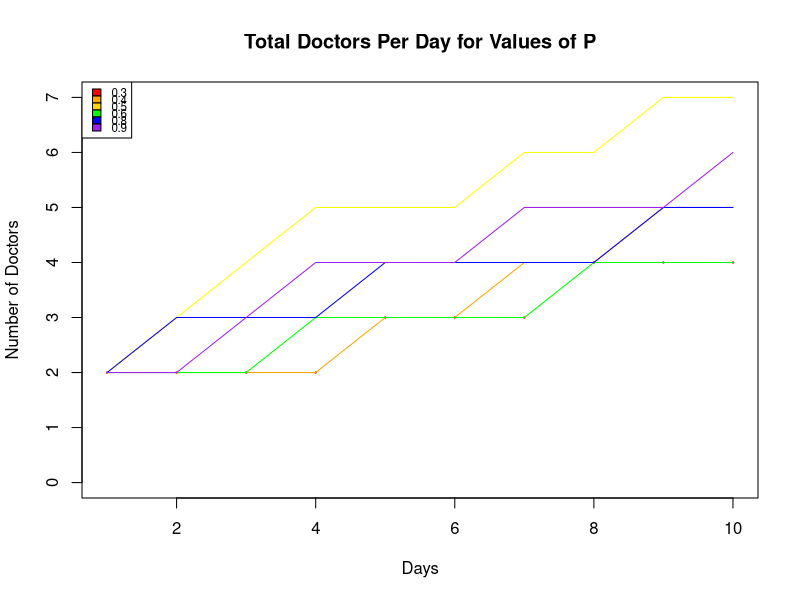

The R script that drew this image:
# Homework 6
# Stat 133, Lec 2, Spring 2015
# Due : Friday March 20th by 5 pm

# Review the slides on simulations for this assignment.

# Consider the following model on use of a new drug:
# We have a population of doctors, population size : <n.doctors>
# Every doctor has either adopted the use of a new drug, or not (0/1 status)
# Now write a function that runs a simulation for a period of :
# <n.days> where
# - every day exactly two _random_ doctors meet
# - if one has adopted but the other one has not then the
#   holdout adopts the use of the drug with probability p
# Return a matrix that shows for each day which doctors have adopted
# the use of the drug.

# Input varibles are
# <n.days> : the number of days the simulation should be run for
# <n.doctors> : total number of doctors 
# <initial.doctors> : a 0/1 vector of length <n.doctors>, 1 for adopters
# <p> : the probability that the non-adopter adopts the drug.

# Ouput variable
# <has_adopted> : matrix with <n.doctors> rows and <n.days> columns
#                 i.e. one row for each doctor
#                 the entries are 0 for days where the doctor is a
#                 non-adopter, else 1 (so once a row turns to 1 it stays as 1).

sim.doctors <- function(initial.doctors, n.doctors, n.days, p){
  has_adopted <- matrix(0, nrow= n.doctors, ncol = n.days)
  has_adopted[,1] <- initial.doctors
  # Set up the output variable, define it as a matrix then use initial.doctors
  # to set the first column (day)
  for(i in 2:n.days){
    has_adopted[,i] <- has_adopted[, i-1]
    docs <- sample(1:n.doctors, 2, replace = FALSE)
    doc.one.adopt <- has_adopted[docs[1],i-1]
    doc.two.adopt <- has_adopted[docs[2],i-1]
    if(doc.one.adopt == 1 & doc.two.adopt == 0){
      has_adopted[docs[2], i] <- sample(0:1, 1, replace = FALSE, prob = c(1-p,p))
    }
    if(doc.two.adopt == 1 & doc.one.adopt == 0){
      has_adopted[docs[1], i] <- sample(0:1, 1, replace = FALSE, prob = c(1-p,p))
    }
  }
  # Run a simulation for <n.days> (use a for loop).  In the loop:
  # 1) pick two random doctors
  # 2) check if one has adopted the other hasn't
  # 3) convert the non-adopter with probability p

  # return the output
  return(has_adopted)
}

# When you test your function you have to generate <initial.doctors> and
# pick values for the other input parameters.

set.seed(42)
# Generate a value for <initial.doctors> that has 10% 1s and 90% 0s.
init.doctors <- sample(0:1, 10, replace = TRUE, prob = c(0.9,0.1))

# Run your function for at least 5 different values of <p> and plot

sim3 <- sim.doctors(init.doctors, 10, 10, 0.3)
sim4 <- sim.doctors(init.doctors, 10, 10, 0.4)
sim5 <- sim.doctors(init.doctors, 10, 10, 0.5)
sim6 <- sim.doctors(init.doctors, 10, 10, 0.6)
sim8 <- sim.doctors(init.doctors, 10, 10, 0.8)
sim9 <- sim.doctors(init.doctors, 10, 10, 0.9)

plot(c(1:10), colSums(sim3), ylim = c(0, 7), cex = 0.2, col = "red", main = "Total Doctors Per Day for Values of P", 
     xlab = "Days", ylab = "Number of Doctors")
lines(c(1:10), colSums(sim4), col = "orange")
lines(c(1:10), colSums(sim5), col = "yellow")
lines(c(1:10), colSums(sim6), col = "green")
lines(c(1:10), colSums(sim8), col = "blue")
lines(c(1:10), colSums(sim9), col = "purple")
legend("topleft", c("0.3", "0.4", "0.5", "0.6", "0.8", "0.9"), col = par("col"), 
       fill = c("red", "orange", "gold", "green", "blue", "purple"), cex = 0.7, y.intersp = 0.5)

# on x-axis: days,
# on y-axis : the number of doctors that have already adopted the drug, on that day
# Put all 5 lines in one figure (e.g. use first plot() then lines() for the subsequent lines)

